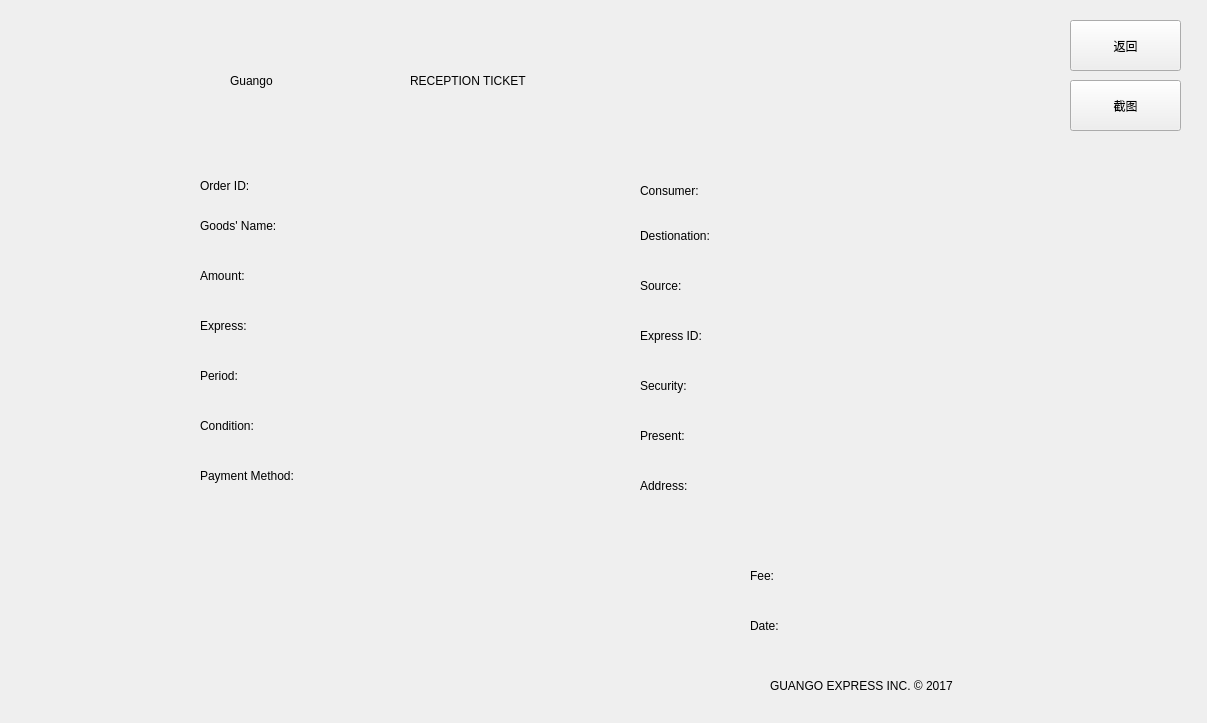
<?xml version="1.0" encoding="UTF-8"?>
<ui version="4.0">
 <class>Tickets</class>
 <widget class="QMainWindow" name="Tickets">
  <property name="geometry">
   <rect>
    <x>0</x>
    <y>0</y>
    <width>1207</width>
    <height>723</height>
   </rect>
  </property>
  <property name="windowTitle">
   <string>MainWindow</string>
  </property>
  <widget class="QWidget" name="centralwidget">
   <widget class="QGroupBox" name="groupBox">
    <property name="geometry">
     <rect>
      <x>1190</x>
      <y>790</y>
      <width>731</width>
      <height>251</height>
     </rect>
    </property>
    <property name="styleSheet">
     <string notr="true">font: 75 24pt &quot;微软雅黑&quot;;</string>
    </property>
    <property name="title">
     <string>输入订单号</string>
    </property>
    <widget class="QLineEdit" name="lineEdit">
     <property name="geometry">
      <rect>
       <x>160</x>
       <y>70</y>
       <width>441</width>
       <height>61</height>
      </rect>
     </property>
    </widget>
    <widget class="QCommandLinkButton" name="commandLinkButton">
     <property name="geometry">
      <rect>
       <x>280</x>
       <y>150</y>
       <width>211</width>
       <height>71</height>
      </rect>
     </property>
     <property name="text">
      <string>读取</string>
     </property>
    </widget>
   </widget>
   <widget class="QPushButton" name="pushButton">
    <property name="geometry">
     <rect>
      <x>1070</x>
      <y>20</y>
      <width>111</width>
      <height>51</height>
     </rect>
    </property>
    <property name="text">
     <string>返回</string>
    </property>
   </widget>
   <widget class="QLabel" name="label">
    <property name="geometry">
     <rect>
      <x>230</x>
      <y>30</y>
      <width>181</width>
      <height>101</height>
     </rect>
    </property>
    <property name="styleSheet">
     <string notr="true">font: 36pt &quot;AR DECODE&quot;;</string>
    </property>
    <property name="text">
     <string>Guango</string>
    </property>
   </widget>
   <widget class="QLabel" name="label_2">
    <property name="geometry">
     <rect>
      <x>410</x>
      <y>40</y>
      <width>561</width>
      <height>81</height>
     </rect>
    </property>
    <property name="styleSheet">
     <string notr="true">font: 87 28pt &quot;Arial Black&quot;;</string>
    </property>
    <property name="text">
     <string>RECEPTION TICKET</string>
    </property>
   </widget>
   <widget class="QLabel" name="label_3">
    <property name="geometry">
     <rect>
      <x>200</x>
      <y>170</y>
      <width>111</width>
      <height>31</height>
     </rect>
    </property>
    <property name="text">
     <string>Order ID:</string>
    </property>
   </widget>
   <widget class="QLabel" name="label_4">
    <property name="geometry">
     <rect>
      <x>640</x>
      <y>175</y>
      <width>111</width>
      <height>31</height>
     </rect>
    </property>
    <property name="text">
     <string>Consumer:</string>
    </property>
   </widget>
   <widget class="QLabel" name="label_5">
    <property name="geometry">
     <rect>
      <x>750</x>
      <y>610</y>
      <width>91</width>
      <height>31</height>
     </rect>
    </property>
    <property name="text">
     <string>Date:</string>
    </property>
   </widget>
   <widget class="QLabel" name="label_6">
    <property name="geometry">
     <rect>
      <x>750</x>
      <y>560</y>
      <width>111</width>
      <height>31</height>
     </rect>
    </property>
    <property name="text">
     <string>Fee:</string>
    </property>
   </widget>
   <widget class="QLabel" name="label_7">
    <property name="geometry">
     <rect>
      <x>200</x>
      <y>210</y>
      <width>111</width>
      <height>31</height>
     </rect>
    </property>
    <property name="text">
     <string>Goods' Name:</string>
    </property>
   </widget>
   <widget class="QLabel" name="label_8">
    <property name="geometry">
     <rect>
      <x>640</x>
      <y>220</y>
      <width>111</width>
      <height>31</height>
     </rect>
    </property>
    <property name="text">
     <string>Destionation:</string>
    </property>
   </widget>
   <widget class="QLabel" name="label_9">
    <property name="geometry">
     <rect>
      <x>200</x>
      <y>260</y>
      <width>111</width>
      <height>31</height>
     </rect>
    </property>
    <property name="text">
     <string>Amount:</string>
    </property>
   </widget>
   <widget class="QLabel" name="label_10">
    <property name="geometry">
     <rect>
      <x>640</x>
      <y>270</y>
      <width>111</width>
      <height>31</height>
     </rect>
    </property>
    <property name="text">
     <string>Source:</string>
    </property>
   </widget>
   <widget class="QLabel" name="label_11">
    <property name="geometry">
     <rect>
      <x>200</x>
      <y>310</y>
      <width>111</width>
      <height>31</height>
     </rect>
    </property>
    <property name="text">
     <string>Express:</string>
    </property>
   </widget>
   <widget class="QLabel" name="label_12">
    <property name="geometry">
     <rect>
      <x>640</x>
      <y>320</y>
      <width>111</width>
      <height>31</height>
     </rect>
    </property>
    <property name="text">
     <string>Express ID:</string>
    </property>
   </widget>
   <widget class="QLabel" name="label_13">
    <property name="geometry">
     <rect>
      <x>200</x>
      <y>360</y>
      <width>111</width>
      <height>31</height>
     </rect>
    </property>
    <property name="text">
     <string>Period:</string>
    </property>
   </widget>
   <widget class="QLabel" name="label_14">
    <property name="geometry">
     <rect>
      <x>640</x>
      <y>370</y>
      <width>111</width>
      <height>31</height>
     </rect>
    </property>
    <property name="text">
     <string>Security:</string>
    </property>
   </widget>
   <widget class="QLabel" name="label_15">
    <property name="geometry">
     <rect>
      <x>200</x>
      <y>410</y>
      <width>111</width>
      <height>31</height>
     </rect>
    </property>
    <property name="text">
     <string>Condition:</string>
    </property>
   </widget>
   <widget class="QLabel" name="label_16">
    <property name="geometry">
     <rect>
      <x>640</x>
      <y>420</y>
      <width>111</width>
      <height>31</height>
     </rect>
    </property>
    <property name="text">
     <string>Present:</string>
    </property>
   </widget>
   <widget class="QLabel" name="label_17">
    <property name="geometry">
     <rect>
      <x>200</x>
      <y>460</y>
      <width>121</width>
      <height>31</height>
     </rect>
    </property>
    <property name="text">
     <string>Payment Method:</string>
    </property>
   </widget>
   <widget class="QLabel" name="label_18">
    <property name="geometry">
     <rect>
      <x>640</x>
      <y>470</y>
      <width>111</width>
      <height>31</height>
     </rect>
    </property>
    <property name="text">
     <string>Address:</string>
    </property>
   </widget>
   <widget class="QLabel" name="label_19">
    <property name="geometry">
     <rect>
      <x>770</x>
      <y>670</y>
      <width>351</width>
      <height>31</height>
     </rect>
    </property>
    <property name="styleSheet">
     <string notr="true">font: 14pt &quot;AR DESTINE&quot;;</string>
    </property>
    <property name="text">
     <string>GUANGO EXPRESS INC. © 2017</string>
    </property>
   </widget>
   <widget class="QLabel" name="label_20">
    <property name="geometry">
     <rect>
      <x>380</x>
      <y>180</y>
      <width>181</width>
      <height>16</height>
     </rect>
    </property>
    <property name="text">
     <string/>
    </property>
   </widget>
   <widget class="QLabel" name="label_21">
    <property name="geometry">
     <rect>
      <x>380</x>
      <y>220</y>
      <width>181</width>
      <height>16</height>
     </rect>
    </property>
    <property name="text">
     <string/>
    </property>
   </widget>
   <widget class="QLabel" name="label_22">
    <property name="geometry">
     <rect>
      <x>380</x>
      <y>270</y>
      <width>221</width>
      <height>16</height>
     </rect>
    </property>
    <property name="text">
     <string/>
    </property>
   </widget>
   <widget class="QLabel" name="label_23">
    <property name="geometry">
     <rect>
      <x>380</x>
      <y>320</y>
      <width>221</width>
      <height>16</height>
     </rect>
    </property>
    <property name="text">
     <string/>
    </property>
   </widget>
   <widget class="QLabel" name="label_24">
    <property name="geometry">
     <rect>
      <x>380</x>
      <y>370</y>
      <width>201</width>
      <height>16</height>
     </rect>
    </property>
    <property name="text">
     <string/>
    </property>
   </widget>
   <widget class="QLabel" name="label_25">
    <property name="geometry">
     <rect>
      <x>380</x>
      <y>420</y>
      <width>231</width>
      <height>16</height>
     </rect>
    </property>
    <property name="text">
     <string/>
    </property>
   </widget>
   <widget class="QLabel" name="label_26">
    <property name="geometry">
     <rect>
      <x>380</x>
      <y>470</y>
      <width>221</width>
      <height>16</height>
     </rect>
    </property>
    <property name="text">
     <string/>
    </property>
   </widget>
   <widget class="QLabel" name="label_27">
    <property name="geometry">
     <rect>
      <x>780</x>
      <y>170</y>
      <width>271</width>
      <height>31</height>
     </rect>
    </property>
    <property name="text">
     <string/>
    </property>
   </widget>
   <widget class="QLabel" name="label_28">
    <property name="geometry">
     <rect>
      <x>780</x>
      <y>230</y>
      <width>231</width>
      <height>16</height>
     </rect>
    </property>
    <property name="text">
     <string/>
    </property>
   </widget>
   <widget class="QLabel" name="label_29">
    <property name="geometry">
     <rect>
      <x>780</x>
      <y>280</y>
      <width>201</width>
      <height>16</height>
     </rect>
    </property>
    <property name="text">
     <string/>
    </property>
   </widget>
   <widget class="QLabel" name="label_30">
    <property name="geometry">
     <rect>
      <x>780</x>
      <y>330</y>
      <width>201</width>
      <height>16</height>
     </rect>
    </property>
    <property name="text">
     <string/>
    </property>
   </widget>
   <widget class="QLabel" name="label_31">
    <property name="geometry">
     <rect>
      <x>780</x>
      <y>380</y>
      <width>211</width>
      <height>16</height>
     </rect>
    </property>
    <property name="text">
     <string/>
    </property>
   </widget>
   <widget class="QLabel" name="label_32">
    <property name="geometry">
     <rect>
      <x>780</x>
      <y>430</y>
      <width>171</width>
      <height>16</height>
     </rect>
    </property>
    <property name="text">
     <string/>
    </property>
   </widget>
   <widget class="QLabel" name="label_33">
    <property name="geometry">
     <rect>
      <x>780</x>
      <y>480</y>
      <width>191</width>
      <height>16</height>
     </rect>
    </property>
    <property name="text">
     <string/>
    </property>
   </widget>
   <widget class="QLabel" name="label_34">
    <property name="geometry">
     <rect>
      <x>810</x>
      <y>570</y>
      <width>151</width>
      <height>16</height>
     </rect>
    </property>
    <property name="text">
     <string/>
    </property>
   </widget>
   <widget class="QLabel" name="label_35">
    <property name="geometry">
     <rect>
      <x>810</x>
      <y>620</y>
      <width>171</width>
      <height>16</height>
     </rect>
    </property>
    <property name="text">
     <string/>
    </property>
   </widget>
   <widget class="QPushButton" name="pushButton_2">
    <property name="geometry">
     <rect>
      <x>1070</x>
      <y>80</y>
      <width>111</width>
      <height>51</height>
     </rect>
    </property>
    <property name="text">
     <string>截图</string>
    </property>
   </widget>
  </widget>
 </widget>
 <resources/>
 <connections/>
</ui>
